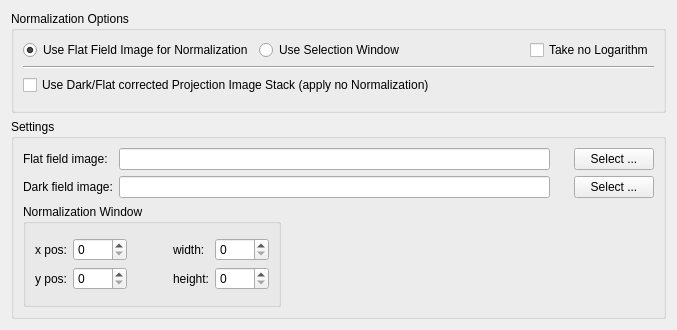
              <widget class="QWidget" name="page_MethodNormalization">
               <property name="geometry">
                <rect>
                 <x>0</x>
                 <y>0</y>
                 <width>677</width>
                 <height>317</height>
                </rect>
               </property>
               <property name="font">
                <font>
                 <weight>50</weight>
                 <bold>false</bold>
                </font>
               </property>
               <attribute name="label">
                <string>Normalization</string>
               </attribute>
               <layout class="QVBoxLayout" name="verticalLayout_19">
                <item>
                 <widget class="QGroupBox" name="groupBox_NormalizationOption">
                  <property name="title">
                   <string>Normalization Options</string>
                  </property>
                  <layout class="QVBoxLayout" name="verticalLayout_29">
                   <item>
                    <layout class="QHBoxLayout" name="horizontalLayout_6">
                     <item>
                      <widget class="QRadioButton" name="radioButton_UseFlatFieldNormalization">
                       <property name="text">
                        <string>Use Flat Field Image for Normalization</string>
                       </property>
                       <property name="checked">
                        <bool>true</bool>
                       </property>
                      </widget>
                     </item>
                     <item>
                      <widget class="QRadioButton" name="radioButton_UseFlatWindowNormalization">
                       <property name="text">
                        <string>Use Selection Window</string>
                       </property>
                      </widget>
                     </item>
                     <item>
                      <spacer name="horizontalSpacer_30">
                       <property name="orientation">
                        <enum>Qt::Horizontal</enum>
                       </property>
                       <property name="sizeHint" stdset="0">
                        <size>
                         <width>40</width>
                         <height>20</height>
                        </size>
                       </property>
                      </spacer>
                     </item>
                     <item>
                      <spacer name="horizontalSpacer_29">
                       <property name="orientation">
                        <enum>Qt::Horizontal</enum>
                       </property>
                       <property name="sizeHint" stdset="0">
                        <size>
                         <width>40</width>
                         <height>20</height>
                        </size>
                       </property>
                      </spacer>
                     </item>
                     <item>
                      <widget class="QCheckBox" name="checkBox_NoLogarithm">
                       <property name="text">
                        <string>Take no Logarithm</string>
                       </property>
                      </widget>
                     </item>
                    </layout>
                   </item>
                   <item>
                    <widget class="Line" name="line_3">
                     <property name="orientation">
                      <enum>Qt::Horizontal</enum>
                     </property>
                    </widget>
                   </item>
                   <item>
                    <widget class="QCheckBox" name="checkBox_useDarkFlatCorrected">
                     <property name="text">
                      <string>Use Dark/Flat corrected Projection Image Stack (apply no Normalization)</string>
                     </property>
                    </widget>
                   </item>
                   <item>
                    <widget class="Line" name="line_2">
                     <property name="sizePolicy">
                      <sizepolicy hsizetype="Fixed" vsizetype="Minimum">
                       <horstretch>0</horstretch>
                       <verstretch>0</verstretch>
                      </sizepolicy>
                     </property>
                     <property name="orientation">
                      <enum>Qt::Vertical</enum>
                     </property>
                    </widget>
                   </item>
                  </layout>
                 </widget>
                </item>
                <item>
                 <widget class="QGroupBox" name="groupBox_Normalization">
                  <property name="sizePolicy">
                   <sizepolicy hsizetype="MinimumExpanding" vsizetype="MinimumExpanding">
                    <horstretch>0</horstretch>
                    <verstretch>0</verstretch>
                   </sizepolicy>
                  </property>
                  <property name="minimumSize">
                   <size>
                    <width>400</width>
                    <height>200</height>
                   </size>
                  </property>
                  <property name="title">
                   <string>Settings</string>
                  </property>
                  <layout class="QVBoxLayout" name="verticalLayout_10">
                   <item>
                    <layout class="QGridLayout" name="gridLayout_DarkFlatFiled">
                     <item row="0" column="0">
                      <widget class="QLabel" name="label_FlatFieldImage">
                       <property name="sizePolicy">
                        <sizepolicy hsizetype="Fixed" vsizetype="Fixed">
                         <horstretch>0</horstretch>
                         <verstretch>0</verstretch>
                        </sizepolicy>
                       </property>
                       <property name="text">
                        <string>Flat field image:</string>
                       </property>
                      </widget>
                     </item>
                     <item row="0" column="1">
                      <widget class="QLineEdit" name="lineEdit_FlatFieldImage">
                       <property name="sizePolicy">
                        <sizepolicy hsizetype="Expanding" vsizetype="Fixed">
                         <horstretch>1</horstretch>
                         <verstretch>0</verstretch>
                        </sizepolicy>
                       </property>
                       <property name="minimumSize">
                        <size>
                         <width>0</width>
                         <height>0</height>
                        </size>
                       </property>
                      </widget>
                     </item>
                     <item row="0" column="2">
                      <spacer name="horizontalSpacer_8">
                       <property name="sizePolicy">
                        <sizepolicy hsizetype="Minimum" vsizetype="Minimum">
                         <horstretch>0</horstretch>
                         <verstretch>0</verstretch>
                        </sizepolicy>
                       </property>
                       <property name="orientation">
                        <enum>Qt::Horizontal</enum>
                       </property>
                       <property name="sizeHint" stdset="0">
                        <size>
                         <width>18</width>
                         <height>20</height>
                        </size>
                       </property>
                      </spacer>
                     </item>
                     <item row="0" column="3">
                      <widget class="QPushButton" name="pushButton_SelectFlat">
                       <property name="sizePolicy">
                        <sizepolicy hsizetype="Fixed" vsizetype="Fixed">
                         <horstretch>0</horstretch>
                         <verstretch>0</verstretch>
                        </sizepolicy>
                       </property>
                       <property name="font">
                        <font>
                         <weight>50</weight>
                         <italic>false</italic>
                         <bold>false</bold>
                        </font>
                       </property>
                       <property name="text">
                        <string>Select ...</string>
                       </property>
                      </widget>
                     </item>
                     <item row="1" column="0">
                      <widget class="QLabel" name="label_DarkFieldImage">
                       <property name="sizePolicy">
                        <sizepolicy hsizetype="Fixed" vsizetype="Fixed">
                         <horstretch>0</horstretch>
                         <verstretch>0</verstretch>
                        </sizepolicy>
                       </property>
                       <property name="text">
                        <string>Dark field image:</string>
                       </property>
                      </widget>
                     </item>
                     <item row="1" column="1">
                      <widget class="QLineEdit" name="lineEdit_DarkFieldImage">
                       <property name="sizePolicy">
                        <sizepolicy hsizetype="Expanding" vsizetype="Fixed">
                         <horstretch>1</horstretch>
                         <verstretch>0</verstretch>
                        </sizepolicy>
                       </property>
                       <property name="minimumSize">
                        <size>
                         <width>0</width>
                         <height>0</height>
                        </size>
                       </property>
                      </widget>
                     </item>
                     <item row="1" column="2">
                      <spacer name="horizontalSpacer_9">
                       <property name="sizePolicy">
                        <sizepolicy hsizetype="Minimum" vsizetype="Minimum">
                         <horstretch>0</horstretch>
                         <verstretch>0</verstretch>
                        </sizepolicy>
                       </property>
                       <property name="orientation">
                        <enum>Qt::Horizontal</enum>
                       </property>
                       <property name="sizeHint" stdset="0">
                        <size>
                         <width>18</width>
                         <height>20</height>
                        </size>
                       </property>
                      </spacer>
                     </item>
                     <item row="1" column="3">
                      <widget class="QPushButton" name="pushButton_SelectDark">
                       <property name="sizePolicy">
                        <sizepolicy hsizetype="Fixed" vsizetype="Fixed">
                         <horstretch>0</horstretch>
                         <verstretch>0</verstretch>
                        </sizepolicy>
                       </property>
                       <property name="font">
                        <font>
                         <weight>50</weight>
                         <italic>false</italic>
                         <bold>false</bold>
                        </font>
                       </property>
                       <property name="text">
                        <string>Select ...</string>
                       </property>
                      </widget>
                     </item>
                    </layout>
                   </item>
                   <item>
                    <layout class="QHBoxLayout" name="horizontalLayout_NormWin">
                     <item>
                      <widget class="QGroupBox" name="groupBox_NormWin">
                       <property name="sizePolicy">
                        <sizepolicy hsizetype="MinimumExpanding" vsizetype="Minimum">
                         <horstretch>0</horstretch>
                         <verstretch>0</verstretch>
                        </sizepolicy>
                       </property>
                       <property name="minimumSize">
                        <size>
                         <width>0</width>
                         <height>0</height>
                        </size>
                       </property>
                       <property name="title">
                        <string>Normalization Window</string>
                       </property>
                       <layout class="QHBoxLayout" name="horizontalLayout_9">
                        <item>
                         <layout class="QFormLayout" name="formLayout_WinPos">
                          <property name="formAlignment">
                           <set>Qt::AlignLeading|Qt::AlignLeft|Qt::AlignVCenter</set>
                          </property>
                          <item row="0" column="0">
                           <widget class="QLabel" name="label_NormWinXPos">
                            <property name="text">
                             <string>x pos:</string>
                            </property>
                           </widget>
                          </item>
                          <item row="0" column="1">
                           <widget class="QSpinBox" name="spinBox_NormWinXPos">
                            <property name="maximum">
                             <number>9000</number>
                            </property>
                           </widget>
                          </item>
                          <item row="1" column="1">
                           <widget class="QSpinBox" name="spinBox_NormWinYPos">
                            <property name="maximum">
                             <number>9000</number>
                            </property>
                           </widget>
                          </item>
                          <item row="1" column="0">
                           <widget class="QLabel" name="label_NormWinYPos">
                            <property name="text">
                             <string>y pos:</string>
                            </property>
                           </widget>
                          </item>
                         </layout>
                        </item>
                        <item>
                         <spacer name="horizontalSpacer_7">
                          <property name="orientation">
                           <enum>Qt::Horizontal</enum>
                          </property>
                          <property name="sizeHint" stdset="0">
                           <size>
                            <width>40</width>
                            <height>20</height>
                           </size>
                          </property>
                         </spacer>
                        </item>
                        <item>
                         <layout class="QFormLayout" name="formLayout_NormWinSize">
                          <property name="formAlignment">
                           <set>Qt::AlignLeading|Qt::AlignLeft|Qt::AlignVCenter</set>
                          </property>
                          <item row="0" column="1">
                           <widget class="QSpinBox" name="spinBox_NormWinWidth">
                            <property name="maximum">
                             <number>9000</number>
                            </property>
                           </widget>
                          </item>
                          <item row="1" column="0">
                           <widget class="QLabel" name="label_NormWinHeight">
                            <property name="text">
                             <string>height:</string>
                            </property>
                           </widget>
                          </item>
                          <item row="1" column="1">
                           <widget class="QSpinBox" name="spinBox_NormWinHeight">
                            <property name="maximum">
                             <number>9000</number>
                            </property>
                           </widget>
                          </item>
                          <item row="0" column="0">
                           <widget class="QLabel" name="label_NormWinWidth">
                            <property name="text">
                             <string>width:</string>
                            </property>
                           </widget>
                          </item>
                         </layout>
                        </item>
                       </layout>
                      </widget>
                     </item>
                     <item>
                      <spacer name="horizontalSpacer_10">
                       <property name="orientation">
                        <enum>Qt::Horizontal</enum>
                       </property>
                       <property name="sizeType">
                        <enum>QSizePolicy::MinimumExpanding</enum>
                       </property>
                       <property name="sizeHint" stdset="0">
                        <size>
                         <width>400</width>
                         <height>20</height>
                        </size>
                       </property>
                      </spacer>
                     </item>
                    </layout>
                   </item>
                  </layout>
                 </widget>
                </item>
               </layout>
              </widget>
